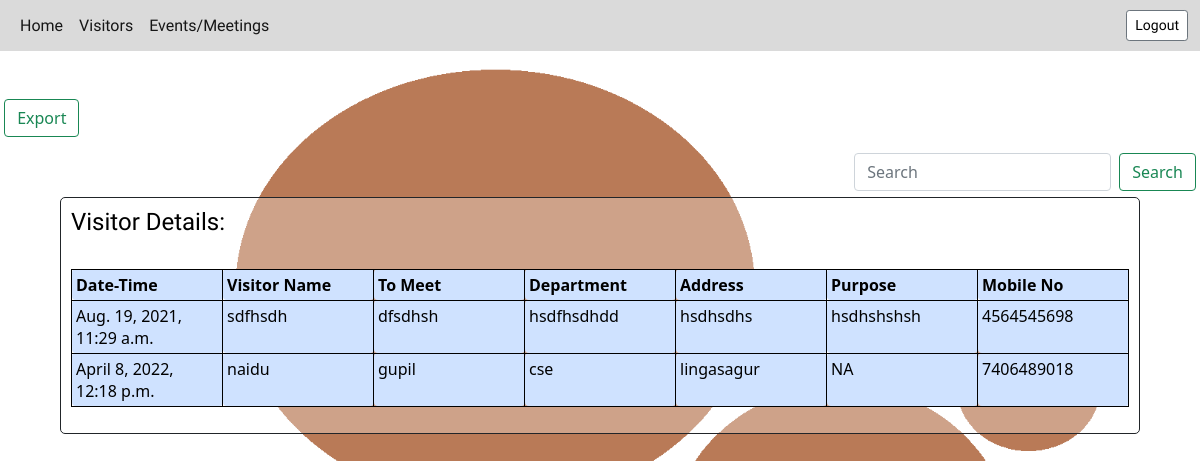
The page /visitors/ on the database as committed earlier.
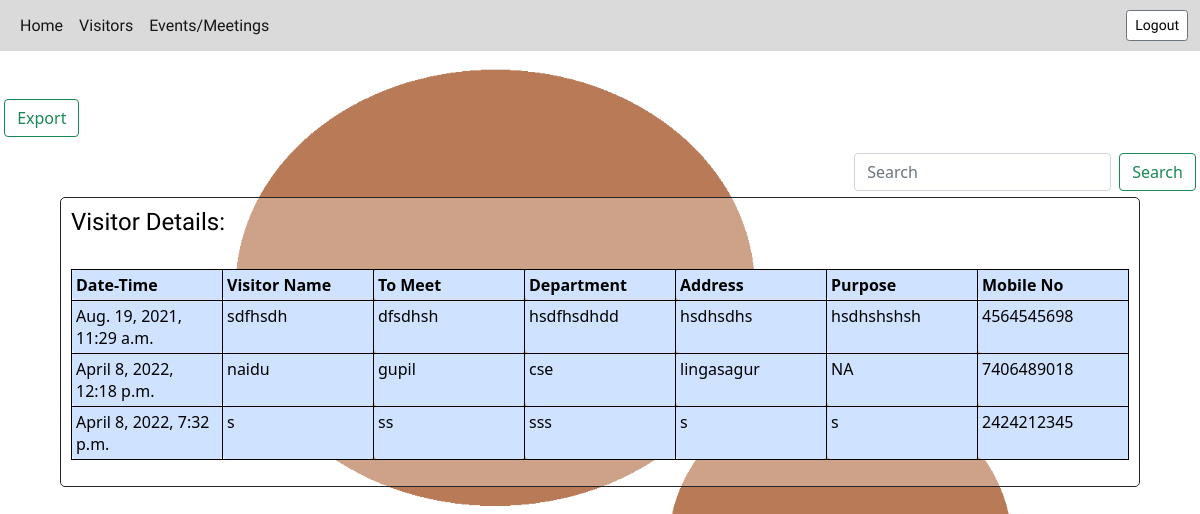
The same page on the database as committed later.
### application/models.py (models this page shows, shortened)
class Visitor(models.Model):
    datetime = models.DateTimeField(default=now)
    visitorname = models.CharField(max_length=50)
    tomeet = models.CharField(max_length=50)
    department = models.CharField(max_length=50)
    address = models.TextField()
    purpose = models.TextField()
    mobile = models.IntegerField()
    class Meta:
        db_table = "Visitor"

### application/views.py (the view)
# urls.py: path('visitors/', views.visitors, name='Visitors'),
def visitors(request):
    search = request.GET.get('search')
    if search is None:
        Visitors = Visitor.objects.all()
    else:
        Visitors = Visitor.objects.filter(
            Q(datetime__icontains= search) | Q(visitorname__icontains= search) | Q(tomeet__icontains= search)
            | Q(department__icontains= search) | Q(address__icontains= search)
            | Q(purpose__icontains= search) | Q(mobile__icontains= search))
    return render(request, 'application/visitors.html', {'Visitors': Visitors})

### application/templates/application/visitors.html (shortened to what this page needs)
{% extends 'application/basic.html' %}
{% block body %}
{% load static %}
<div>
    <br>
    <br>
    <form class="d-flex" action="/exportvisitors/" method="GET">
        &nbsp<button class="btn btn-outline-success" type="submit">Export</button>
      </form>
<form class="d-flex" style="float:right" action="/visitors/" method="GET">
        <input class="form-control me-2" type="search" name="search" placeholder="Search" aria-label="Search">
        <button class="btn btn-outline-success" type="submit">Search</button>&nbsp
      </form>
</div>
<div style="margin:5%; padding:10px; background-color:rgba(253, 253, 253, 0.3);border:1px solid;border-radius:5px;">
    <h4 style="color:black;font-family: 'Black Ops One';">Visitor Details:</h4><br>
<center>
    <table class="table table-primary table-sm" style="table-layout: fixed; ">
    <tr>
        <th>Date-Time</th>
        <th>Visitor Name</th>
        <th>To Meet</th>
        <th>Department</th>
        <th>Address</th>
        <th>Purpose</th>
        <th>Mobile No</th>
    </tr>
        {% for visitor in Visitors %}
        <tr>
        <td>{{ visitor.datetime }}</td>
        <td>{{ visitor.visitorname }}</td>
        <td>{{ visitor.tomeet }}</td>
        <td>{{ visitor.department }}</td>
        <td>{{ visitor.address }}</td>
        <td>{{ visitor.purpose }}</td>
        <td>{{ visitor.mobile }}</td>
    </tr>
        {% endfor %}
</table>
</center>
</div>
{% endblock %}

### application/templates/application/basic.html (shortened to what this page needs)
<!doctype html>
<html lang="en">
  <head>
    <link href="https://cdn.jsdelivr.net/npm/bootstrap@5.0.2/dist/css/bootstrap.min.css" rel="stylesheet">
  </head>
  {% load static %}
  <body style="background-image: url({% static 'application/bg.png' %});">
    <nav class="navbar navbar-expand-lg navbar-light" style="background-color: #DADADA;">
  <div class="container-fluid">
    <div class="collapse navbar-collapse" id="navbarSupportedContent">
      <ul class="navbar-nav me-auto mb-2 mb-lg-0">
        <li class="nav-item">
          <a class="nav-link active" aria-current="page" href="/home" style="font-family: 'Black Ops One'; "><h6 style="margin:0;">Home</h6></a>
        </li>
          <li class="nav-item">
          <a class="nav-link active" aria-current="page" href="/visitors" style="font-family: 'Black Ops One'; "><h6 style="margin:0;">Visitors</h6></a>
</li>
<li class="nav-item">
          <a class="nav-link active" aria-current="page" href="/events" style="font-family: 'Black Ops One'; "><h6 style="margin:0;">Events/Meetings</h6></a>
        </li>
      </ul>
        <a class="btn btn-secondary btn-sm" aria-current="page" href="/logout" style="background:white; color:black; font-family: 'Black Ops One'; ">Logout</a>
    </div>
  </div>
</nav>
    {% block body %} {% endblock %}
  </body>
</html>

### application/templates/application/basic.html (style rules this page uses)
body { background-repeat: no-repeat; background-attachment: fixed; background-size: cover; }

### application/templates/application/visitors.html (style rules this page uses)
td { border: 1px solid black; word-wrap: break-word; border-radius:4px; }
th { border: 1px solid black; border-radius:4px; }

Rows that differ between the two databases and show on the page:
added Visitor: datetime "April 8, 2022, 7:32 p.m.", visitorname "s", tomeet "ss", department "sss", address "s", purpose "s", mobile "2424212345"
